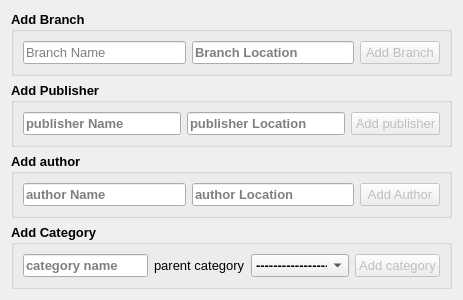
          <widget class="QWidget" name="tab_68">
           <attribute name="title">
            <string>Add Data</string>
           </attribute>
           <layout class="QGridLayout" name="gridLayout_21">
            <item row="0" column="0">
             <widget class="QGroupBox" name="groupBox">
              <property name="font">
               <font>
                <family>MS Shell Dlg 2</family>
                <pointsize>10</pointsize>
                <weight>75</weight>
                <italic>false</italic>
                <bold>true</bold>
               </font>
              </property>
              <property name="title">
               <string>Add Branch</string>
              </property>
              <layout class="QGridLayout" name="gridLayout_30">
               <item row="0" column="0">
                <widget class="QLineEdit" name="lineEdit_87">
                 <property name="font">
                  <font>
                   <family>MS Shell Dlg 2</family>
                   <pointsize>10</pointsize>
                   <weight>9</weight>
                   <italic>false</italic>
                   <bold>false</bold>
                  </font>
                 </property>
                 <property name="placeholderText">
                  <string>Branch Name</string>
                 </property>
                </widget>
               </item>
               <item row="0" column="1">
                <widget class="QLineEdit" name="lineEdit_89">
                 <property name="placeholderText">
                  <string>Branch Location</string>
                 </property>
                </widget>
               </item>
               <item row="0" column="2">
                <widget class="QPushButton" name="pushButton_49">
                 <property name="enabled">
                  <bool>false</bool>
                 </property>
                 <property name="font">
                  <font>
                   <family>MS Shell Dlg 2</family>
                   <pointsize>10</pointsize>
                   <weight>9</weight>
                   <italic>false</italic>
                   <bold>false</bold>
                  </font>
                 </property>
                 <property name="text">
                  <string>Add Branch</string>
                 </property>
                </widget>
               </item>
              </layout>
             </widget>
            </item>
            <item row="1" column="0">
             <widget class="QGroupBox" name="groupBox_2">
              <property name="font">
               <font>
                <family>MS Shell Dlg 2</family>
                <pointsize>10</pointsize>
                <weight>75</weight>
                <italic>false</italic>
                <bold>true</bold>
               </font>
              </property>
              <property name="title">
               <string>Add Publisher</string>
              </property>
              <layout class="QGridLayout" name="gridLayout_31">
               <item row="0" column="0">
                <widget class="QLineEdit" name="lineEdit_90">
                 <property name="placeholderText">
                  <string>publisher Name</string>
                 </property>
                </widget>
               </item>
               <item row="0" column="1">
                <widget class="QLineEdit" name="lineEdit_91">
                 <property name="text">
                  <string/>
                 </property>
                 <property name="placeholderText">
                  <string>publisher Location</string>
                 </property>
                </widget>
               </item>
               <item row="0" column="2">
                <widget class="QPushButton" name="pushButton_50">
                 <property name="enabled">
                  <bool>false</bool>
                 </property>
                 <property name="font">
                  <font>
                   <family>MS Shell Dlg 2</family>
                   <pointsize>10</pointsize>
                   <weight>9</weight>
                   <italic>false</italic>
                   <bold>false</bold>
                  </font>
                 </property>
                 <property name="text">
                  <string>Add publisher</string>
                 </property>
                </widget>
               </item>
              </layout>
             </widget>
            </item>
            <item row="2" column="0">
             <widget class="QGroupBox" name="groupBox_3">
              <property name="font">
               <font>
                <family>MS Shell Dlg 2</family>
                <pointsize>10</pointsize>
                <weight>75</weight>
                <italic>false</italic>
                <bold>true</bold>
               </font>
              </property>
              <property name="title">
               <string>Add author</string>
              </property>
              <layout class="QGridLayout" name="gridLayout_32">
               <item row="0" column="0">
                <widget class="QLineEdit" name="lineEdit_92">
                 <property name="placeholderText">
                  <string>author Name</string>
                 </property>
                </widget>
               </item>
               <item row="0" column="1">
                <widget class="QLineEdit" name="lineEdit_93">
                 <property name="placeholderText">
                  <string>author Location</string>
                 </property>
                </widget>
               </item>
               <item row="0" column="2">
                <widget class="QPushButton" name="pushButton_51">
                 <property name="enabled">
                  <bool>false</bool>
                 </property>
                 <property name="font">
                  <font>
                   <family>MS Shell Dlg 2</family>
                   <pointsize>10</pointsize>
                   <weight>9</weight>
                   <italic>false</italic>
                   <bold>false</bold>
                  </font>
                 </property>
                 <property name="text">
                  <string>Add Author</string>
                 </property>
                </widget>
               </item>
              </layout>
             </widget>
            </item>
            <item row="3" column="0">
             <widget class="QGroupBox" name="groupBox_4">
              <property name="font">
               <font>
                <family>MS Shell Dlg 2</family>
                <pointsize>10</pointsize>
                <weight>75</weight>
                <italic>false</italic>
                <bold>true</bold>
               </font>
              </property>
              <property name="title">
               <string>Add Category</string>
              </property>
              <layout class="QGridLayout" name="gridLayout_33">
               <item row="0" column="0">
                <widget class="QLineEdit" name="lineEdit_95">
                 <property name="placeholderText">
                  <string>category name</string>
                 </property>
                </widget>
               </item>
               <item row="0" column="1">
                <widget class="QLabel" name="label_7">
                 <property name="font">
                  <font>
                   <family>MS Shell Dlg 2</family>
                   <pointsize>10</pointsize>
                   <weight>9</weight>
                   <italic>false</italic>
                   <bold>false</bold>
                  </font>
                 </property>
                 <property name="lineWidth">
                  <number>1</number>
                 </property>
                 <property name="text">
                  <string>parent category</string>
                 </property>
                </widget>
               </item>
               <item row="0" column="2">
                <widget class="QComboBox" name="comboBox_11">
                 <property name="sizePolicy">
                  <sizepolicy hsizetype="Expanding" vsizetype="Fixed">
                   <horstretch>0</horstretch>
                   <verstretch>0</verstretch>
                  </sizepolicy>
                 </property>
                 <item>
                  <property name="text">
                   <string>-----------------</string>
                  </property>
                 </item>
                </widget>
               </item>
               <item row="0" column="3">
                <widget class="QPushButton" name="pushButton_52">
                 <property name="enabled">
                  <bool>false</bool>
                 </property>
                 <property name="font">
                  <font>
                   <family>MS Shell Dlg 2</family>
                   <pointsize>10</pointsize>
                   <weight>9</weight>
                   <italic>false</italic>
                   <bold>false</bold>
                  </font>
                 </property>
                 <property name="text">
                  <string>Add category</string>
                 </property>
                </widget>
               </item>
              </layout>
             </widget>
            </item>
           </layout>
          </widget>
